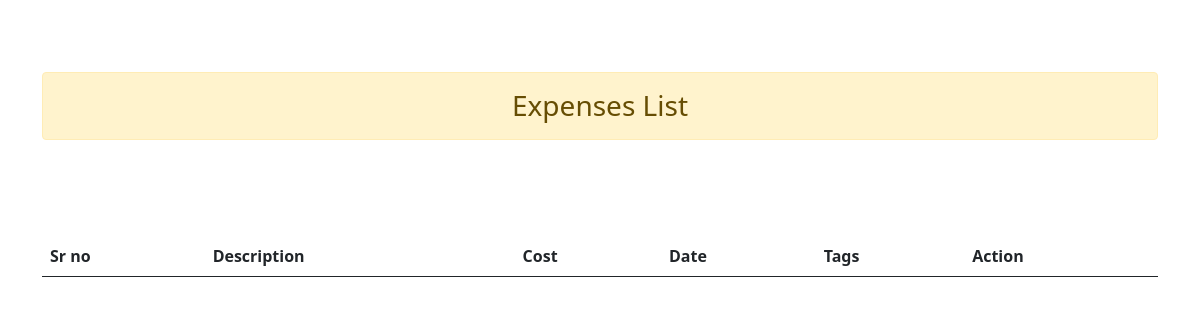
The app's page /expense_list/, older data.
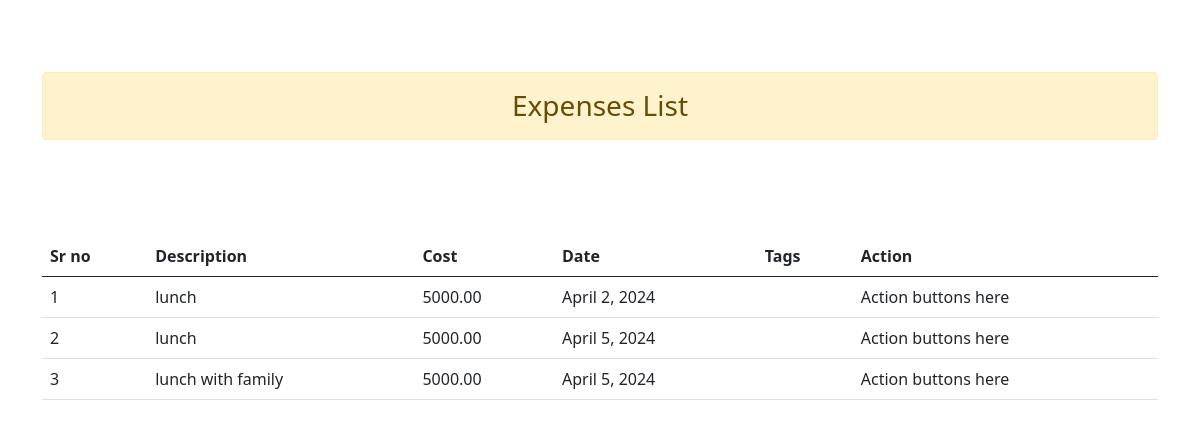
The same page, newer data.
### app1/models.py (models this page shows, shortened)
class Expense(models.Model):
    description = models.CharField(max_length=255)
    cost = models.DecimalField(max_digits = 10, decimal_places = 2, null = True)
    date = models.DateField()
    tags = models.ForeignKey(Tag,on_delete=models.CASCADE,  unique=True, related_name='Expense', null=True)

### app1/views.py (the view)
# urls.py: path("expense_list/", views.expense_list, name="expense_list"),
def expense_list(request):
    expenses = Expense.objects.all()
    return render(request, 'expense_list.html', {'expenses': expenses})

### templates/expense_list.html (shortened to what this page needs)
<!doctype html>
<html lang="en">
  <head>
    <link href="https://cdn.jsdelivr.net/npm/bootstrap@5.0.2/dist/css/bootstrap.min.css" rel="stylesheet">
  </head>
  <body>
    <div class="container">
      <br><br><br>
      <h3 class="alert alert-warning text-center">Expenses List</h3>
      <table class="table my-5">
        <table class="table my-5">
          <thead class="thead-dark">
          <tr>
              <th scope="col">Sr no</th>
              <th scope="col">Description</th>
              <th scope="col">Cost</th>
              <th scope="col">Date</th>
              <th scope="col">Tags</th>
              <th scope="col">Action</th>
          </tr>
          </thead>
          <tbody>
          {% for expense in expenses %}
          <tr>
              <td>{{ forloop.counter }}</td>
              <td>{{ expense.description }}</td>
              <td>{{ expense.cost }}</td>
              <td>{{ expense.date }}</td>
              <td>
              </td>
              <td>Action buttons here</td>
          </tr>
          {% endfor %}
          </tbody>
      </table>
  </div>
  </body>
</html>

Row changes from the older to the newer data that the page shows:
added Expense: description "lunch", cost "5000.00", date "April 2, 2024"
added Expense: description "lunch", cost "5000.00", date "April 5, 2024"
added Expense: description "lunch with family", cost "5000.00", date "April 5, 2024"
